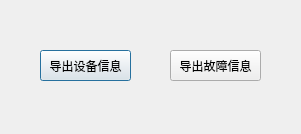
<?xml version="1.0" encoding="UTF-8"?>
<ui version="4.0">
 <class>DialogExport</class>
 <widget class="QDialog" name="DialogExport">
  <property name="geometry">
   <rect>
    <x>0</x>
    <y>0</y>
    <width>301</width>
    <height>134</height>
   </rect>
  </property>
  <property name="windowTitle">
   <string>Dialog</string>
  </property>
  <widget class="QPushButton" name="ExputMana">
   <property name="geometry">
    <rect>
     <x>40</x>
     <y>50</y>
     <width>91</width>
     <height>31</height>
    </rect>
   </property>
   <property name="text">
    <string>导出设备信息</string>
   </property>
  </widget>
  <widget class="QPushButton" name="ExputFault">
   <property name="geometry">
    <rect>
     <x>170</x>
     <y>50</y>
     <width>91</width>
     <height>31</height>
    </rect>
   </property>
   <property name="text">
    <string>导出故障信息</string>
   </property>
  </widget>
 </widget>
 <resources/>
 <connections/>
</ui>
